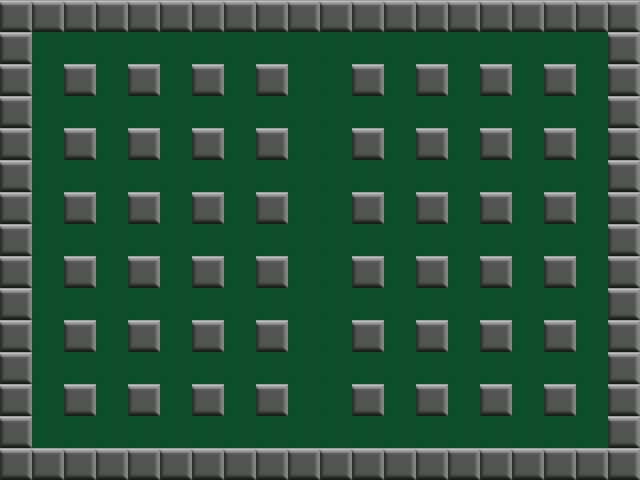

Below is a game level as drawn by its tile map, then a one-line description and the .tmx that defines it (tile-layer data replaced by summaries):
An orthogonal 20x15 tile map with 32x32 px tiles, 2 tile layers (Background, Blocks) and 130 objects (114x block, 5x broom, 2x kick, 2x speed, 2x bomb, ...).

<map version="1.0" orientation="orthogonal" width="20" height="15" tilewidth="32" tileheight="32">
 <tileset firstgid="1" name="tileset" tilewidth="32" tileheight="32">
  <image source="../tileset.png" width="64" height="64" />
  <tile id="0">
   <properties>
    <property name="isWall" value="true" />
   </properties>
  </tile>
  <tile id="1">
   <properties>
    <property name="isWall" value="true" />
   </properties>
  </tile>
 </tileset>
 <layer name="Background" width="20" height="15">
  <data>[300 cells, 186 non-empty, 1 distinct tile ids]</data>
 </layer>
 <layer name="Blocks" width="20" height="15">
  <properties>
   <property name="destroyable" value="false" />
  </properties>
  <data>[300 cells, 114 non-empty, 1 distinct tile ids]</data>
 </layer>
 <objectgroup name="Objects" width="20" height="15">
  <object type="portal" x="320" y="224" width="32" height="32" />
  <object name="player" type="player" x="32" y="32" width="32" height="32">
   <polygon points="0,0 32,0 32,32 0,32 0,0" />
  </object>
  <object type="dragon" x="320" y="224" width="32" height="32" />
  <object type="kick" x="576" y="160" width="32" height="32" />
  <object type="broom" x="288" y="224" width="32" height="32" />
  <object type="broom" x="288" y="192" width="32" height="32" />
  <object type="broom" x="320" y="192" width="32" height="32" />
  <object type="broom" x="288" y="256" width="32" height="32" />
  <object type="broom" x="320" y="256" width="32" height="32" />
  <object type="speed" x="448" y="32" width="32" height="32" />
  <object type="speed" x="448" y="416" width="32" height="32" />
  <object type="kick" x="32" y="160" width="32" height="32" />
  <object type="bomb" x="160" y="416" width="32" height="32" />
  <object type="bomb" x="160" y="32" width="32" height="32" />
  <object type="range" x="576" y="288" width="32" height="32" />
  <object type="range" x="32" y="288" width="32" height="32" />
 </objectgroup>
 <objectgroup name="Walls" width="20" height="15">
  <object type="block" x="64" y="64" width="32" height="32" />
  <object type="block" x="64" y="128" width="32" height="32" />
  <object type="block" x="64" y="192" width="32" height="32" />
  <object type="block" x="128" y="192" width="32" height="32" />
  <object type="block" x="192" y="192" width="32" height="32" />
  <object type="block" x="128" y="64" width="32" height="32" />
  <object type="block" x="192" y="64" width="32" height="32" />
  <object type="block" x="256" y="64" width="32" height="32" />
  <object type="block" x="192" y="128" width="32" height="32" />
  <object type="block" x="256" y="128" width="32" height="32" />
  <object type="block" x="256" y="192" width="32" height="32" />
  <object type="block" x="352" y="128" width="32" height="32" />
  <object type="block" x="352" y="64" width="32" height="32" />
  <object type="block" x="416" y="64" width="32" height="32" />
  <object type="block" x="480" y="64" width="32" height="32" />
  <object type="block" x="544" y="64" width="32" height="32" />
  <object type="block" x="544" y="128" width="32" height="32" />
  <object type="block" x="544" y="192" width="32" height="32" />
  <object type="block" x="544" y="256" width="32" height="32" />
  <object type="block" x="544" y="320" width="32" height="32" />
  <object type="block" x="544" y="384" width="32" height="32" />
  <object type="block" x="480" y="384" width="32" height="32" />
  <object type="block" x="480" y="320" width="32" height="32" />
  <object type="block" x="480" y="256" width="32" height="32" />
  <object type="block" x="480" y="192" width="32" height="32" />
  <object type="block" x="480" y="128" width="32" height="32" />
  <object type="block" x="416" y="128" width="32" height="32" />
  <object type="block" x="416" y="192" width="32" height="32" />
  <object type="block" x="416" y="256" width="32" height="32" />
  <object type="block" x="416" y="320" width="32" height="32" />
  <object type="block" x="416" y="384" width="32" height="32" />
  <object type="block" x="352" y="320" width="32" height="32" />
  <object type="block" x="352" y="256" width="32" height="32" />
  <object type="block" x="352" y="192" width="32" height="32" />
  <object type="block" x="256" y="256" width="32" height="32" />
  <object type="block" x="256" y="320" width="32" height="32" />
  <object type="block" x="192" y="320" width="32" height="32" />
  <object type="block" x="192" y="256" width="32" height="32" />
  <object type="block" x="128" y="256" width="32" height="32" />
  <object type="block" x="64" y="256" width="32" height="32" />
  <object type="block" x="64" y="320" width="32" height="32" />
  <object type="block" x="64" y="384" width="32" height="32" />
  <object type="block" x="128" y="320" width="32" height="32" />
  <object type="block" x="128" y="384" width="32" height="32" />
  <object type="block" x="192" y="384" width="32" height="32" />
  <object type="block" x="256" y="384" width="32" height="32" />
  <object type="block" x="352" y="384" width="32" height="32" />
  <object type="block" x="128" y="128" width="32" height="32" />
  <object type="block" x="0" y="0" width="32" height="32" />
  <object type="block" x="0" y="32" width="32" height="32" />
  <object type="block" x="0" y="64" width="32" height="32" />
  <object type="block" x="0" y="96" width="32" height="32" />
  <object type="block" x="0" y="128" width="32" height="32" />
  <object type="block" x="0" y="160" width="32" height="32" />
  <object type="block" x="0" y="192" width="32" height="32" />
  <object type="block" x="0" y="224" width="32" height="32" />
  <object type="block" x="0" y="256" width="32" height="32" />
  <object type="block" x="0" y="288" width="32" height="32" />
  <object type="block" x="0" y="320" width="32" height="32" />
  <object type="block" x="0" y="352" width="32" height="32" />
  <object type="block" x="0" y="384" width="32" height="32" />
  <object type="block" x="0" y="416" width="32" height="32" />
  <object type="block" x="0" y="448" width="32" height="32" />
  <object type="block" x="32" y="0" width="32" height="32" />
  <object type="block" x="64" y="0" width="32" height="32" />
  <object type="block" x="96" y="0" width="32" height="32" />
  <object type="block" x="128" y="0" width="32" height="32" />
  <object type="block" x="160" y="0" width="32" height="32" />
  <object type="block" x="192" y="0" width="32" height="32" />
  <object type="block" x="224" y="0" width="32" height="32" />
  <object type="block" x="256" y="0" width="32" height="32" />
  <object type="block" x="288" y="0" width="32" height="32" />
  <object type="block" x="320" y="0" width="32" height="32" />
  <object type="block" x="352" y="0" width="32" height="32" />
  <object type="block" x="384" y="0" width="32" height="32" />
  <object type="block" x="416" y="0" width="32" height="32" />
  <object type="block" x="448" y="0" width="32" height="32" />
  <object type="block" x="480" y="0" width="32" height="32" />
  <object type="block" x="512" y="0" width="32" height="32" />
  <object type="block" x="544" y="0" width="32" height="32" />
  <object type="block" x="576" y="0" width="32" height="32" />
  <object type="block" x="608" y="0" width="32" height="32" />
  <object type="block" x="608" y="32" width="32" height="32" />
  <object type="block" x="608" y="64" width="32" height="32" />
  <object type="block" x="608" y="96" width="32" height="32" />
  <object type="block" x="608" y="128" width="32" height="32" />
  <object type="block" x="608" y="160" width="32" height="32" />
  <object type="block" x="608" y="192" width="32" height="32" />
  <object type="block" x="608" y="224" width="32" height="32" />
  <object type="block" x="608" y="256" width="32" height="32" />
  <object type="block" x="608" y="288" width="32" height="32" />
  </objectgroup>
</map>
<!-- 23 of 130 objects omitted -->